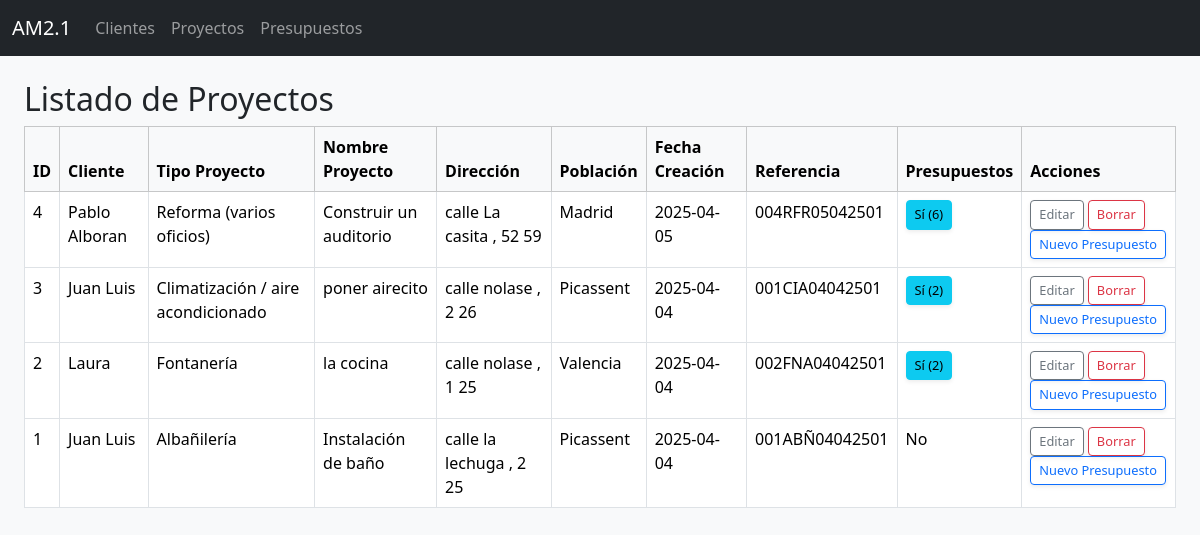
The app's page /proyectos, older data.
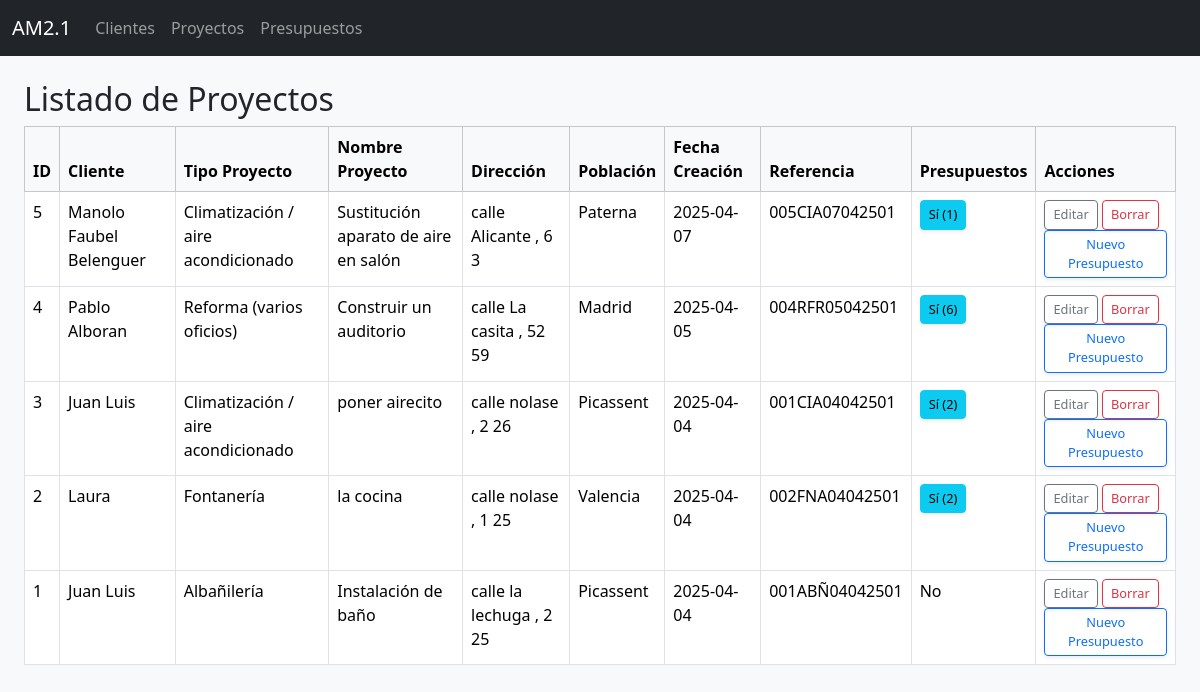
The same page, newer data.
### tables this page shows
CREATE TABLE proyectos (
            id INTEGER PRIMARY KEY AUTOINCREMENT,
            id_cliente INTEGER NOT NULL,
            tipo_proyecto TEXT NOT NULL,
            calle TEXT,
            nombre_via TEXT,
            numero TEXT,
            puerta TEXT,
            codigo_postal TEXT,
            poblacion TEXT,
            nombre_proyecto TEXT,
            fecha_creacion TEXT,
            referencia TEXT UNIQUE,
            FOREIGN KEY (id_cliente) REFERENCES clientes(id) ON DELETE CASCADE
        );

CREATE TABLE clientes (
            id INTEGER PRIMARY KEY AUTOINCREMENT,
            nombre TEXT NOT NULL,
            tipo_via TEXT,
            nombre_via TEXT,
            numero_via TEXT,
            puerta TEXT,
            codigo_postal TEXT,
            cif_nif TEXT,
            telefono1 TEXT,
            telefono2 TEXT,
            telefono3 TEXT,
            telefono4 TEXT,
            mail1 TEXT,
            mail2 TEXT,
            poblacion TEXT
        , notas TEXT, tipo_cliente TEXT, categoria_cliente TEXT);

### proyectos.py (the view)
@proyectos_bp.route("/proyectos", endpoint="listar_proyectos")
def listar_proyectos():
    proyectos = db.execute_query("""
        SELECT pr.id, cl.nombre, pr.tipo_proyecto, pr.nombre_proyecto, pr.calle,
               pr.nombre_via, pr.numero, pr.puerta, pr.poblacion,
               pr.fecha_creacion, pr.referencia,
               (SELECT COUNT(*) FROM presupuestos WHERE id_proyecto = pr.id) AS num_presupuestos
        FROM proyectos pr
        JOIN clientes cl ON pr.id_cliente = cl.id
        ORDER BY pr.id DESC
    """, fetch=True)
    return render_template("proyectos_list.html", proyectos=proyectos)

### dbhelper.py (called while the page is built)
    def execute_query(self, query, params=(), fetch=False, fetchone=False):
        with sqlite3.connect(self.db_path) as conn:
            conn.row_factory = sqlite3.Row  # Permite acceder a columnas por nombre
            cursor = conn.cursor()
            cursor.execute(query, params)
            result = None
            if fetch:
                result = cursor.fetchall()
            elif fetchone:
                result = cursor.fetchone()
            else:
                result = cursor.lastrowid
            conn.commit()
        return result

### templates/proyectos_list.html (shortened to what this page needs)
{% extends "layout.html" %}
{% block content %}
<div class="container-fluid mt-4">
  <h2>Listado de Proyectos</h2>
  <table class="table table-bordered table-hover w-100">
    <thead class="table-light">
      <tr>
        <th>ID</th>
        <th>Cliente</th>
        <th>Tipo Proyecto</th>
        <th>Nombre Proyecto</th>
        <th>Dirección</th>
        <th>Población</th>
        <th>Fecha Creación</th>
        <th>Referencia</th>
        <th>Presupuestos</th>
        <th>Acciones</th>
      </tr>
    </thead>
    <tbody>
      {% for proyecto in proyectos %}
      <tr>
        <td>{{ proyecto[0] }}</td>
        <td>{{ proyecto[1] }}</td>
        <td>{{ proyecto[2] }}</td>
        <td>{{ proyecto[3] }}</td>
        <td>
          {{ proyecto[4] or '' }} {{ proyecto[5] or '' }}
          {% if proyecto[6] %}, {{ proyecto[6] }}{% endif %}
          {% if proyecto[7] %} {{ proyecto[7] }}{% endif %}
        </td>
        <td>{{ proyecto[8] or '' }}</td>
        <td>{{ proyecto[9] }}</td>
        <td>{{ proyecto[10] }}</td>
        <td>
          {% if proyecto[11] > 0 %}
            <button type="button" class="btn btn-sm btn-info ver-presupuestos-btn" data-proyecto-id="{{ proyecto[0] }}">
              Sí ({{ proyecto[11] }})
            </button>
          {% else %}
            No
          {% endif %}
        </td>
        <td>
          <a href="{{ url_for('proyectos_bp.editar_proyecto', id=proyecto[0]) }}" class="btn btn-sm btn-outline-secondary">Editar</a>
          <form action="{{ url_for('proyectos_bp.borrar_proyecto', id=proyecto[0]) }}" method="post" style="display:inline;">
            <button type="submit" class="btn btn-sm btn-outline-danger">Borrar</button>
          </form>
          <a href="{{ url_for('presupuestos_bp.nuevo_presupuesto') }}?proyecto_id={{ proyecto[0] }}" class="btn btn-sm btn-outline-primary">Nuevo Presupuesto</a>
        </td>
      </tr>
      {% endfor %}
    </tbody>
  </table>
</div>
{% endblock %}

Row changes from the older to the newer data that the page shows:
added proyectos: id "5", nombre "Manolo Faubel Belenguer", tipo_proyecto "Climatización / aire acondicionado", nombre_proyecto "Sustitución aparato de aire en salón", calle "calle", nombre_via "Alicante", numero "6", puerta "3", poblacion "Paterna", fecha_creacion "2025-04-07", referencia "005CIA07042501", proyecto "1"
